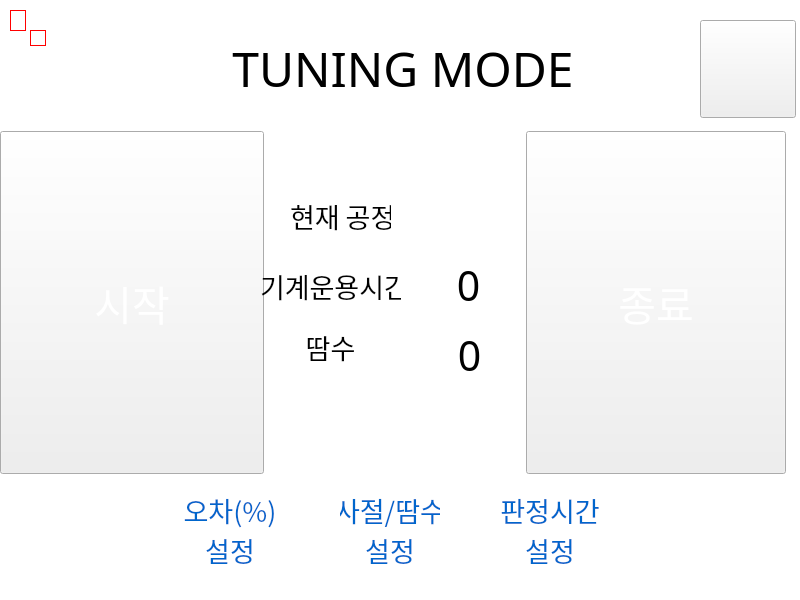
   <widget class="QGroupBox" name="grp_tuning">
    <property name="geometry">
     <rect>
      <x>0</x>
      <y>0</y>
      <width>800</width>
      <height>600</height>
     </rect>
    </property>
    <property name="title">
     <string/>
    </property>
    <widget class="QLabel" name="l_bg_2">
     <property name="geometry">
      <rect>
       <x>0</x>
       <y>0</y>
       <width>800</width>
       <height>600</height>
      </rect>
     </property>
     <property name="styleSheet">
      <string notr="true"> background-color: white;</string>
     </property>
     <property name="text">
      <string/>
     </property>
    </widget>
    <widget class="QLabel" name="l_sub_title">
     <property name="geometry">
      <rect>
       <x>100</x>
       <y>13</y>
       <width>606</width>
       <height>110</height>
      </rect>
     </property>
     <property name="palette">
      <palette>
       <active/>
       <inactive/>
       <disabled/>
      </palette>
     </property>
     <property name="font">
      <font>
       <family>sunfont</family>
       <pointsize>36</pointsize>
      </font>
     </property>
     <property name="styleSheet">
      <string notr="true">background-image:url(&quot;:/img/tuning/sub_title.png&quot;);</string>
     </property>
     <property name="text">
      <string>TUNING MODE</string>
     </property>
     <property name="alignment">
      <set>Qt::AlignCenter</set>
     </property>
    </widget>
    <widget class="QPushButton" name="b_tuning_st">
     <property name="geometry">
      <rect>
       <x>0</x>
       <y>131</y>
       <width>264</width>
       <height>343</height>
      </rect>
     </property>
     <property name="palette">
      <palette>
       <active>
        <colorrole role="WindowText">
         <brush brushstyle="SolidPattern">
          <color alpha="255">
           <red>255</red>
           <green>255</green>
           <blue>255</blue>
          </color>
         </brush>
        </colorrole>
        <colorrole role="Text">
         <brush brushstyle="SolidPattern">
          <color alpha="255">
           <red>255</red>
           <green>255</green>
           <blue>255</blue>
          </color>
         </brush>
        </colorrole>
        <colorrole role="ButtonText">
         <brush brushstyle="SolidPattern">
          <color alpha="255">
           <red>255</red>
           <green>255</green>
           <blue>255</blue>
          </color>
         </brush>
        </colorrole>
       </active>
       <inactive>
        <colorrole role="WindowText">
         <brush brushstyle="SolidPattern">
          <color alpha="255">
           <red>255</red>
           <green>255</green>
           <blue>255</blue>
          </color>
         </brush>
        </colorrole>
        <colorrole role="Text">
         <brush brushstyle="SolidPattern">
          <color alpha="255">
           <red>255</red>
           <green>255</green>
           <blue>255</blue>
          </color>
         </brush>
        </colorrole>
        <colorrole role="ButtonText">
         <brush brushstyle="SolidPattern">
          <color alpha="255">
           <red>255</red>
           <green>255</green>
           <blue>255</blue>
          </color>
         </brush>
        </colorrole>
       </inactive>
       <disabled>
        <colorrole role="WindowText">
         <brush brushstyle="SolidPattern">
          <color alpha="255">
           <red>159</red>
           <green>158</green>
           <blue>158</blue>
          </color>
         </brush>
        </colorrole>
        <colorrole role="Text">
         <brush brushstyle="SolidPattern">
          <color alpha="255">
           <red>159</red>
           <green>158</green>
           <blue>158</blue>
          </color>
         </brush>
        </colorrole>
        <colorrole role="ButtonText">
         <brush brushstyle="SolidPattern">
          <color alpha="255">
           <red>159</red>
           <green>158</green>
           <blue>158</blue>
          </color>
         </brush>
        </colorrole>
       </disabled>
      </palette>
     </property>
     <property name="font">
      <font>
       <family>sunfont</family>
       <pointsize>31</pointsize>
      </font>
     </property>
     <property name="focusPolicy">
      <enum>Qt::NoFocus</enum>
     </property>
     <property name="styleSheet">
      <string notr="true">background-image:url(&quot;:/img/tuning/tuning_st.png&quot;);</string>
     </property>
     <property name="text">
      <string>시작</string>
     </property>
    </widget>
    <widget class="QPushButton" name="b_tuning_ed">
     <property name="geometry">
      <rect>
       <x>526</x>
       <y>131</y>
       <width>260</width>
       <height>343</height>
      </rect>
     </property>
     <property name="palette">
      <palette>
       <active>
        <colorrole role="WindowText">
         <brush brushstyle="SolidPattern">
          <color alpha="255">
           <red>255</red>
           <green>255</green>
           <blue>255</blue>
          </color>
         </brush>
        </colorrole>
        <colorrole role="Text">
         <brush brushstyle="SolidPattern">
          <color alpha="255">
           <red>255</red>
           <green>255</green>
           <blue>255</blue>
          </color>
         </brush>
        </colorrole>
        <colorrole role="ButtonText">
         <brush brushstyle="SolidPattern">
          <color alpha="255">
           <red>255</red>
           <green>255</green>
           <blue>255</blue>
          </color>
         </brush>
        </colorrole>
       </active>
       <inactive>
        <colorrole role="WindowText">
         <brush brushstyle="SolidPattern">
          <color alpha="255">
           <red>255</red>
           <green>255</green>
           <blue>255</blue>
          </color>
         </brush>
        </colorrole>
        <colorrole role="Text">
         <brush brushstyle="SolidPattern">
          <color alpha="255">
           <red>255</red>
           <green>255</green>
           <blue>255</blue>
          </color>
         </brush>
        </colorrole>
        <colorrole role="ButtonText">
         <brush brushstyle="SolidPattern">
          <color alpha="255">
           <red>255</red>
           <green>255</green>
           <blue>255</blue>
          </color>
         </brush>
        </colorrole>
       </inactive>
       <disabled>
        <colorrole role="WindowText">
         <brush brushstyle="SolidPattern">
          <color alpha="255">
           <red>159</red>
           <green>158</green>
           <blue>158</blue>
          </color>
         </brush>
        </colorrole>
        <colorrole role="Text">
         <brush brushstyle="SolidPattern">
          <color alpha="255">
           <red>159</red>
           <green>158</green>
           <blue>158</blue>
          </color>
         </brush>
        </colorrole>
        <colorrole role="ButtonText">
         <brush brushstyle="SolidPattern">
          <color alpha="255">
           <red>159</red>
           <green>158</green>
           <blue>158</blue>
          </color>
         </brush>
        </colorrole>
       </disabled>
      </palette>
     </property>
     <property name="font">
      <font>
       <family>sunfont</family>
       <pointsize>31</pointsize>
      </font>
     </property>
     <property name="focusPolicy">
      <enum>Qt::NoFocus</enum>
     </property>
     <property name="styleSheet">
      <string notr="true">background-image:url(&quot;:/img/tuning/tuning_ed.png&quot;);</string>
     </property>
     <property name="text">
      <string>종료</string>
     </property>
    </widget>
    <widget class="QLabel" name="l_oper_sec">
     <property name="geometry">
      <rect>
       <x>428</x>
       <y>250</y>
       <width>81</width>
       <height>71</height>
      </rect>
     </property>
     <property name="font">
      <font>
       <family>sunfont</family>
       <pointsize>31</pointsize>
      </font>
     </property>
     <property name="styleSheet">
      <string notr="true"> 
Border-radius: 25px;
Border-color: rgb(02, 0, 0);</string>
     </property>
     <property name="text">
      <string>0</string>
     </property>
     <property name="alignment">
      <set>Qt::AlignCenter</set>
     </property>
    </widget>
    <widget class="QLabel" name="data_2">
     <property name="geometry">
      <rect>
       <x>10</x>
       <y>10</y>
       <width>16</width>
       <height>21</height>
      </rect>
     </property>
     <property name="font">
      <font>
       <pointsize>18</pointsize>
      </font>
     </property>
     <property name="styleSheet">
      <string notr="true">border: 1px solid rgb(112, 112, 112); 
Border-radius: 25px;
Border-color: rgb(255, 0, 0);</string>
     </property>
     <property name="text">
      <string/>
     </property>
     <property name="alignment">
      <set>Qt::AlignCenter</set>
     </property>
    </widget>
    <widget class="QLabel" name="data">
     <property name="geometry">
      <rect>
       <x>30</x>
       <y>30</y>
       <width>16</width>
       <height>16</height>
      </rect>
     </property>
     <property name="font">
      <font>
       <pointsize>18</pointsize>
      </font>
     </property>
     <property name="styleSheet">
      <string notr="true">border: 1px solid rgb(112, 112, 112); 
Border-radius: 25px;
Border-color: rgb(255, 0, 0);</string>
     </property>
     <property name="text">
      <string/>
     </property>
     <property name="alignment">
      <set>Qt::AlignCenter</set>
     </property>
    </widget>
    <widget class="QLabel" name="act_stitch">
     <property name="geometry">
      <rect>
       <x>434</x>
       <y>320</y>
       <width>71</width>
       <height>71</height>
      </rect>
     </property>
     <property name="font">
      <font>
       <family>sunfont</family>
       <pointsize>31</pointsize>
      </font>
     </property>
     <property name="text">
      <string>0</string>
     </property>
     <property name="alignment">
      <set>Qt::AlignCenter</set>
     </property>
    </widget>
    <widget class="QPushButton" name="b_home">
     <property name="geometry">
      <rect>
       <x>700</x>
       <y>20</y>
       <width>96</width>
       <height>98</height>
      </rect>
     </property>
     <property name="palette">
      <palette>
       <active>
        <colorrole role="WindowText">
         <brush brushstyle="SolidPattern">
          <color alpha="255">
           <red>255</red>
           <green>255</green>
           <blue>255</blue>
          </color>
         </brush>
        </colorrole>
        <colorrole role="Text">
         <brush brushstyle="SolidPattern">
          <color alpha="255">
           <red>255</red>
           <green>255</green>
           <blue>255</blue>
          </color>
         </brush>
        </colorrole>
        <colorrole role="ButtonText">
         <brush brushstyle="SolidPattern">
          <color alpha="255">
           <red>255</red>
           <green>255</green>
           <blue>255</blue>
          </color>
         </brush>
        </colorrole>
       </active>
       <inactive>
        <colorrole role="WindowText">
         <brush brushstyle="SolidPattern">
          <color alpha="255">
           <red>255</red>
           <green>255</green>
           <blue>255</blue>
          </color>
         </brush>
        </colorrole>
        <colorrole role="Text">
         <brush brushstyle="SolidPattern">
          <color alpha="255">
           <red>255</red>
           <green>255</green>
           <blue>255</blue>
          </color>
         </brush>
        </colorrole>
        <colorrole role="ButtonText">
         <brush brushstyle="SolidPattern">
          <color alpha="255">
           <red>255</red>
           <green>255</green>
           <blue>255</blue>
          </color>
         </brush>
        </colorrole>
       </inactive>
       <disabled>
        <colorrole role="WindowText">
         <brush brushstyle="SolidPattern">
          <color alpha="255">
           <red>159</red>
           <green>158</green>
           <blue>158</blue>
          </color>
         </brush>
        </colorrole>
        <colorrole role="Text">
         <brush brushstyle="SolidPattern">
          <color alpha="255">
           <red>159</red>
           <green>158</green>
           <blue>158</blue>
          </color>
         </brush>
        </colorrole>
        <colorrole role="ButtonText">
         <brush brushstyle="SolidPattern">
          <color alpha="255">
           <red>159</red>
           <green>158</green>
           <blue>158</blue>
          </color>
         </brush>
        </colorrole>
       </disabled>
      </palette>
     </property>
     <property name="font">
      <font>
       <family>sunfont</family>
       <pointsize>31</pointsize>
      </font>
     </property>
     <property name="focusPolicy">
      <enum>Qt::NoFocus</enum>
     </property>
     <property name="styleSheet">
      <string notr="true">background-image:url(&quot;:/img/tuning/home.png&quot;);</string>
     </property>
     <property name="text">
      <string/>
     </property>
    </widget>
    <widget class="QLabel" name="label_12">
     <property name="geometry">
      <rect>
       <x>260</x>
       <y>260</y>
       <width>141</width>
       <height>51</height>
      </rect>
     </property>
     <property name="font">
      <font>
       <family>sunfont</family>
       <pointsize>20</pointsize>
      </font>
     </property>
     <property name="text">
      <string>기계운용시간</string>
     </property>
    </widget>
    <widget class="QLabel" name="label_15">
     <property name="geometry">
      <rect>
       <x>290</x>
       <y>190</y>
       <width>101</width>
       <height>51</height>
      </rect>
     </property>
     <property name="font">
      <font>
       <family>sunfont</family>
       <pointsize>20</pointsize>
      </font>
     </property>
     <property name="text">
      <string>현재 공정</string>
     </property>
    </widget>
    <widget class="QLabel" name="l_tune_process">
     <property name="geometry">
      <rect>
       <x>460</x>
       <y>190</y>
       <width>61</width>
       <height>51</height>
      </rect>
     </property>
     <property name="font">
      <font>
       <family>sunfont</family>
       <pointsize>26</pointsize>
      </font>
     </property>
     <property name="text">
      <string/>
     </property>
    </widget>
    <widget class="QLabel" name="label_13">
     <property name="geometry">
      <rect>
       <x>260</x>
       <y>321</y>
       <width>141</width>
       <height>51</height>
      </rect>
     </property>
     <property name="font">
      <font>
       <family>sunfont</family>
       <pointsize>20</pointsize>
      </font>
     </property>
     <property name="text">
      <string>땀수</string>
     </property>
     <property name="alignment">
      <set>Qt::AlignCenter</set>
     </property>
    </widget>
    <widget class="QPushButton" name="pushButton">
     <property name="geometry">
      <rect>
       <x>180</x>
       <y>480</y>
       <width>100</width>
       <height>100</height>
      </rect>
     </property>
     <property name="palette">
      <palette>
       <active>
        <colorrole role="WindowText">
         <brush brushstyle="SolidPattern">
          <color alpha="255">
           <red>0</red>
           <green>102</green>
           <blue>204</blue>
          </color>
         </brush>
        </colorrole>
        <colorrole role="Text">
         <brush brushstyle="SolidPattern">
          <color alpha="255">
           <red>0</red>
           <green>102</green>
           <blue>204</blue>
          </color>
         </brush>
        </colorrole>
        <colorrole role="ButtonText">
         <brush brushstyle="SolidPattern">
          <color alpha="255">
           <red>0</red>
           <green>102</green>
           <blue>204</blue>
          </color>
         </brush>
        </colorrole>
       </active>
       <inactive>
        <colorrole role="WindowText">
         <brush brushstyle="SolidPattern">
          <color alpha="255">
           <red>0</red>
           <green>102</green>
           <blue>204</blue>
          </color>
         </brush>
        </colorrole>
        <colorrole role="Text">
         <brush brushstyle="SolidPattern">
          <color alpha="255">
           <red>0</red>
           <green>102</green>
           <blue>204</blue>
          </color>
         </brush>
        </colorrole>
        <colorrole role="ButtonText">
         <brush brushstyle="SolidPattern">
          <color alpha="255">
           <red>0</red>
           <green>102</green>
           <blue>204</blue>
          </color>
         </brush>
        </colorrole>
       </inactive>
       <disabled>
        <colorrole role="WindowText">
         <brush brushstyle="SolidPattern">
          <color alpha="255">
           <red>0</red>
           <green>102</green>
           <blue>204</blue>
          </color>
         </brush>
        </colorrole>
        <colorrole role="Text">
         <brush brushstyle="SolidPattern">
          <color alpha="255">
           <red>0</red>
           <green>102</green>
           <blue>204</blue>
          </color>
         </brush>
        </colorrole>
        <colorrole role="ButtonText">
         <brush brushstyle="SolidPattern">
          <color alpha="255">
           <red>0</red>
           <green>102</green>
           <blue>204</blue>
          </color>
         </brush>
        </colorrole>
       </disabled>
      </palette>
     </property>
     <property name="font">
      <font>
       <family>sunfont</family>
       <pointsize>20</pointsize>
       <italic>false</italic>
      </font>
     </property>
     <property name="autoFillBackground">
      <bool>false</bool>
     </property>
     <property name="styleSheet">
      <string notr="true">border: 5px solid rgbrgb(0,102,204); 
Border-radius: 20px; 
color: rgbrgb(0,102,204)
</string>
     </property>
     <property name="text">
      <string>오차(%)
설정</string>
     </property>
    </widget>
    <widget class="QPushButton" name="b_stitch_to_trim">
     <property name="geometry">
      <rect>
       <x>340</x>
       <y>480</y>
       <width>100</width>
       <height>100</height>
      </rect>
     </property>
     <property name="palette">
      <palette>
       <active>
        <colorrole role="WindowText">
         <brush brushstyle="SolidPattern">
          <color alpha="255">
           <red>0</red>
           <green>102</green>
           <blue>204</blue>
          </color>
         </brush>
        </colorrole>
        <colorrole role="Text">
         <brush brushstyle="SolidPattern">
          <color alpha="255">
           <red>0</red>
           <green>102</green>
           <blue>204</blue>
          </color>
         </brush>
        </colorrole>
        <colorrole role="ButtonText">
         <brush brushstyle="SolidPattern">
          <color alpha="255">
           <red>0</red>
           <green>102</green>
           <blue>204</blue>
          </color>
         </brush>
        </colorrole>
       </active>
       <inactive>
        <colorrole role="WindowText">
         <brush brushstyle="SolidPattern">
          <color alpha="255">
           <red>0</red>
           <green>102</green>
           <blue>204</blue>
          </color>
         </brush>
        </colorrole>
        <colorrole role="Text">
         <brush brushstyle="SolidPattern">
          <color alpha="255">
           <red>0</red>
           <green>102</green>
           <blue>204</blue>
          </color>
         </brush>
        </colorrole>
        <colorrole role="ButtonText">
         <brush brushstyle="SolidPattern">
          <color alpha="255">
           <red>0</red>
           <green>102</green>
           <blue>204</blue>
          </color>
         </brush>
        </colorrole>
       </inactive>
       <disabled>
        <colorrole role="WindowText">
         <brush brushstyle="SolidPattern">
          <color alpha="255">
           <red>0</red>
           <green>102</green>
           <blue>204</blue>
          </color>
         </brush>
        </colorrole>
        <colorrole role="Text">
         <brush brushstyle="SolidPattern">
          <color alpha="255">
           <red>0</red>
           <green>102</green>
           <blue>204</blue>
          </color>
         </brush>
        </colorrole>
        <colorrole role="ButtonText">
         <brush brushstyle="SolidPattern">
          <color alpha="255">
           <red>0</red>
           <green>102</green>
           <blue>204</blue>
          </color>
         </brush>
        </colorrole>
       </disabled>
      </palette>
     </property>
     <property name="font">
      <font>
       <family>sunfont</family>
       <pointsize>20</pointsize>
       <italic>false</italic>
      </font>
     </property>
     <property name="styleSheet">
      <string notr="true">border: 5px solid rgbrgb(0,102,204); 
Border-radius: 20px; 
color: rgbrgb(0,102,204)
</string>
     </property>
     <property name="text">
      <string>사절/땀수
설정</string>
     </property>
    </widget>
    <widget class="QPushButton" name="b_interval">
     <property name="geometry">
      <rect>
       <x>500</x>
       <y>480</y>
       <width>100</width>
       <height>100</height>
      </rect>
     </property>
     <property name="palette">
      <palette>
       <active>
        <colorrole role="WindowText">
         <brush brushstyle="SolidPattern">
          <color alpha="255">
           <red>0</red>
           <green>102</green>
           <blue>204</blue>
          </color>
         </brush>
        </colorrole>
        <colorrole role="Text">
         <brush brushstyle="SolidPattern">
          <color alpha="255">
           <red>0</red>
           <green>102</green>
           <blue>204</blue>
          </color>
         </brush>
        </colorrole>
        <colorrole role="ButtonText">
         <brush brushstyle="SolidPattern">
          <color alpha="255">
           <red>0</red>
           <green>102</green>
           <blue>204</blue>
          </color>
         </brush>
        </colorrole>
       </active>
       <inactive>
        <colorrole role="WindowText">
         <brush brushstyle="SolidPattern">
          <color alpha="255">
           <red>0</red>
           <green>102</green>
           <blue>204</blue>
          </color>
         </brush>
        </colorrole>
        <colorrole role="Text">
         <brush brushstyle="SolidPattern">
          <color alpha="255">
           <red>0</red>
           <green>102</green>
           <blue>204</blue>
          </color>
         </brush>
        </colorrole>
        <colorrole role="ButtonText">
         <brush brushstyle="SolidPattern">
          <color alpha="255">
           <red>0</red>
           <green>102</green>
           <blue>204</blue>
          </color>
         </brush>
        </colorrole>
       </inactive>
       <disabled>
        <colorrole role="WindowText">
         <brush brushstyle="SolidPattern">
          <color alpha="255">
           <red>0</red>
           <green>102</green>
           <blue>204</blue>
          </color>
         </brush>
        </colorrole>
        <colorrole role="Text">
         <brush brushstyle="SolidPattern">
          <color alpha="255">
           <red>0</red>
           <green>102</green>
           <blue>204</blue>
          </color>
         </brush>
        </colorrole>
        <colorrole role="ButtonText">
         <brush brushstyle="SolidPattern">
          <color alpha="255">
           <red>0</red>
           <green>102</green>
           <blue>204</blue>
          </color>
         </brush>
        </colorrole>
       </disabled>
      </palette>
     </property>
     <property name="font">
      <font>
       <family>sunfont</family>
       <pointsize>20</pointsize>
      </font>
     </property>
     <property name="styleSheet">
      <string notr="true">border: 5px solid rgbrgb(0,102,204); 
Border-radius: 20px; 
color: rgbrgb(0,102,204)
</string>
     </property>
     <property name="text">
      <string>판정시간
설정</string>
     </property>
    </widget>
    <zorder>l_bg_2</zorder>
    <zorder>data</zorder>
    <zorder>data_2</zorder>
    <zorder>l_sub_title</zorder>
    <zorder>b_tuning_st</zorder>
    <zorder>b_tuning_ed</zorder>
    <zorder>l_oper_sec</zorder>
    <zorder>act_stitch</zorder>
    <zorder>b_home</zorder>
    <zorder>label_12</zorder>
    <zorder>label_15</zorder>
    <zorder>l_tune_process</zorder>
    <zorder>label_13</zorder>
    <zorder>pushButton</zorder>
    <zorder>b_stitch_to_trim</zorder>
    <zorder>b_interval</zorder>
   </widget>
